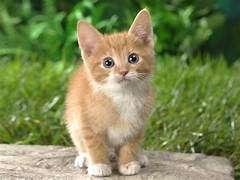
%> input picture catimage.jpg, 240 x 180 px
$ octave exp6.m   (GNU Octave 9; MATLAB toolbox functions it lacks are replaced by stand-ins)
%> lines starting %> are read from the running program, lines starting %| are printed output that depends on the picture
image = imread('catimage.jpg');
%> image is the input picture: size 180x240x3 uint8; mean R, G, B 124.7, 134.9, 84.6
gray_image = rgb2gray(image);
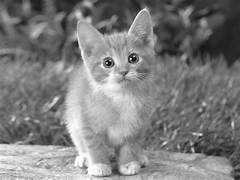
%> gray_image: size 180x240 uint8; min 0, max 255, mean 126.1

% Define Prewitt Operator kernels
prewitt_x = [-1 0 1; -1 0 1; -1 0 1];
prewitt_y = [-1 -1 -1; 0 0 0; 1 1 1];

% Define Sobel Operator kernels
sobel_x = [-1 0 1; -2 0 2; -1 0 1];
sobel_y = [-1 -2 -1; 0 0 0; 1 2 1];

% Define Roberts Operator kernels
roberts_x = [1 0; 0 -1];
roberts_y = [0 1; -1 0];

% Apply Prewitt Operator
prewitt_gradient_x = conv2(double(gray_image), double(prewitt_x), 'same');
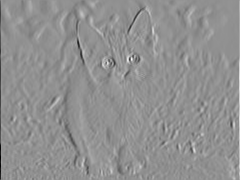
%> prewitt_gradient_x: size 180x240 double; min -729, max 555, mean 0.7; drawn with min black and max white
prewitt_gradient_y = conv2(double(gray_image), double(prewitt_y), 'same');
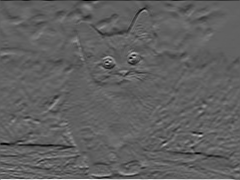
%> prewitt_gradient_y: size 180x240 double; min -446, max 721, mean -2.1; drawn with min black and max white
prewitt_gradient = sqrt(prewitt_gradient_x.^2 + prewitt_gradient_y.^2);

% Apply Sobel Operator
sobel_gradient_x = conv2(double(gray_image), double(sobel_x), 'same');
sobel_gradient_y = conv2(double(gray_image), double(sobel_y), 'same');
sobel_gradient = sqrt(sobel_gradient_x.^2 + sobel_gradient_y.^2);

% Apply Roberts Operator
roberts_gradient_x = conv2(double(gray_image), double(roberts_x), 'same');
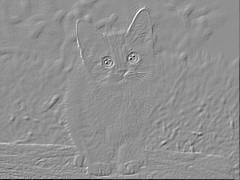
%> roberts_gradient_x: size 180x240 double; min -251, max 191, mean -0.9; drawn with min black and max white
roberts_gradient_y = conv2(double(gray_image), double(roberts_y), 'same');
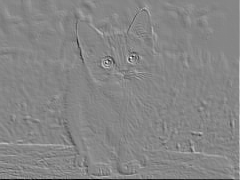
%> roberts_gradient_y: size 180x240 double; min -251, max 227, mean 0.2; drawn with min black and max white
roberts_gradient = sqrt(roberts_gradient_x.^2 + roberts_gradient_y.^2);

% Display results
figure;
subplot(2, 2, 1);
imshow(uint8(gray_image));
title('Original Image');

subplot(2, 2, 2);
imshow(uint8(prewitt_gradient), []);
title('Prewitt Gradient');

subplot(2, 2, 3);
imshow(uint8(sobel_gradient), []);
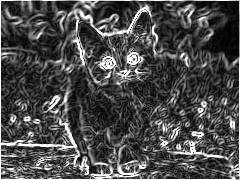
%> displayed picture: size 180x240, on the screen's scale of 0 to 255; min 0, max 255, mean 76.1
title('Sobel Gradient');

subplot(2, 2, 4);
imshow(uint8(roberts_gradient), []);
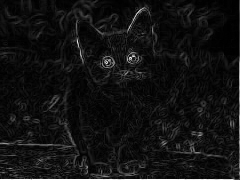
%> displayed picture: size 180x240, on the screen's scale of 0 to 255; min 0, max 255, mean 17.7
title('Roberts Gradient');

$ run again, with dogimg.jpg copied over catimage.jpg
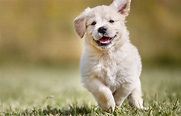
%> input picture dogimg.jpg, 181 x 116 px
%> image is the input picture: size 116x181x3 uint8; mean R, G, B 160.2, 146.5, 106.9
%> `roberts_gradient = sqrt(roberts_gradient_x.^2 + roberts_gradient_y.^2);`:
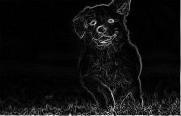
%> roberts_gradient: size 116x181 double; min 0, max 276.5, mean 16.8; drawn with min black and max white
%> `imshow(uint8(sobel_gradient), []);`:
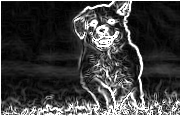
%> displayed picture: size 116x181, on the screen's scale of 0 to 255; min 0, max 255, mean 63.4

$ run again, with imgexp4.jpg copied over catimage.jpg
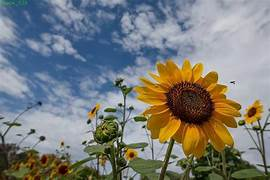
%> input picture imgexp4.jpg, 270 x 180 px
%> image is the input picture: size 180x270x3 uint8; mean R, G, B 121.8, 124.6, 123.1
%> `roberts_gradient = sqrt(roberts_gradient_x.^2 + roberts_gradient_y.^2);`:
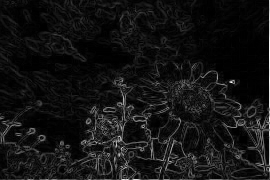
%> roberts_gradient: size 180x270 double; min 0, max 274.4, mean 21.5; drawn with min black and max white
%> `imshow(uint8(sobel_gradient), []);`:
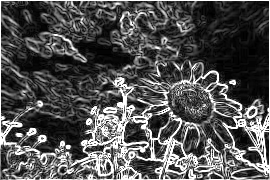
%> displayed picture: size 180x270, on the screen's scale of 0 to 255; min 0, max 255, mean 82.4

$ run again, with imgexp5.jpg copied over catimage.jpg
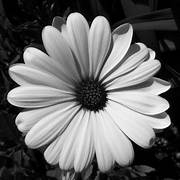
%> input picture imgexp5.jpg, 180 x 180 px
%> image is the input picture: size 180x180x3 uint8; min 0, max 255, mean 104.8
%> `imshow(uint8(sobel_gradient), []);`:
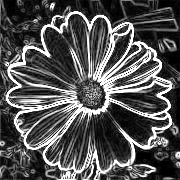
%> displayed picture: size 180x180, on the screen's scale of 0 to 255; min 0, max 255, mean 83.5
